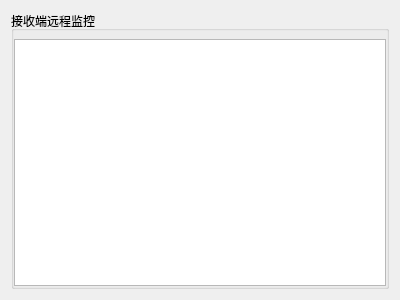
<?xml version="1.0" encoding="UTF-8"?>
<ui version="4.0">
 <class>Remote_RecvWid</class>
 <widget class="QWidget" name="Remote_RecvWid">
  <property name="geometry">
   <rect>
    <x>0</x>
    <y>0</y>
    <width>400</width>
    <height>300</height>
   </rect>
  </property>
  <property name="windowTitle">
   <string>Form</string>
  </property>
  <layout class="QGridLayout" name="gridLayout_2">
   <item row="0" column="0">
    <widget class="QGroupBox" name="groupBox">
     <property name="title">
      <string>接收端远程监控</string>
     </property>
     <layout class="QGridLayout" name="gridLayout">
      <property name="leftMargin">
       <number>0</number>
      </property>
      <property name="topMargin">
       <number>8</number>
      </property>
      <property name="rightMargin">
       <number>0</number>
      </property>
      <property name="bottomMargin">
       <number>0</number>
      </property>
      <item row="0" column="0">
       <widget class="QPlainTextEdit" name="textEdit">
        <property name="enabled">
         <bool>true</bool>
        </property>
        <property name="undoRedoEnabled">
         <bool>true</bool>
        </property>
        <property name="readOnly">
         <bool>true</bool>
        </property>
       </widget>
      </item>
     </layout>
    </widget>
   </item>
  </layout>
 </widget>
 <resources/>
 <connections/>
</ui>
